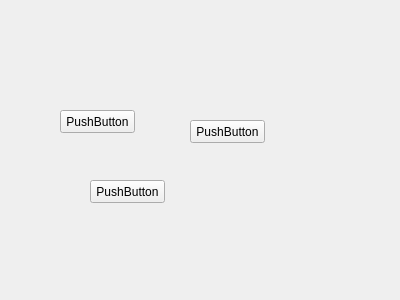
<?xml version="1.0" encoding="UTF-8"?>
<ui version="4.0">
 <class>Form</class>
 <widget class="QWidget" name="Form">
  <property name="geometry">
   <rect>
    <x>0</x>
    <y>0</y>
    <width>400</width>
    <height>300</height>
   </rect>
  </property>
  <property name="windowTitle">
   <string>Form</string>
  </property>
  <widget class="QPushButton" name="pushButton">
   <property name="geometry">
    <rect>
     <x>60</x>
     <y>110</y>
     <width>75</width>
     <height>23</height>
    </rect>
   </property>
   <property name="text">
    <string>PushButton</string>
   </property>
  </widget>
  <widget class="QPushButton" name="pushButton_2">
   <property name="geometry">
    <rect>
     <x>90</x>
     <y>180</y>
     <width>75</width>
     <height>23</height>
    </rect>
   </property>
   <property name="text">
    <string>PushButton</string>
   </property>
  </widget>
  <widget class="QPushButton" name="pushButton_3">
   <property name="geometry">
    <rect>
     <x>190</x>
     <y>120</y>
     <width>75</width>
     <height>23</height>
    </rect>
   </property>
   <property name="text">
    <string>PushButton</string>
   </property>
   <property name="icon">
    <iconset>
     <normalon>:/pic/cartoon1.ico</normalon>
    </iconset>
   </property>
  </widget>
 </widget>
 <resources>
  <include location="apprcc.qrc"/>
 </resources>
 <connections/>
</ui>
